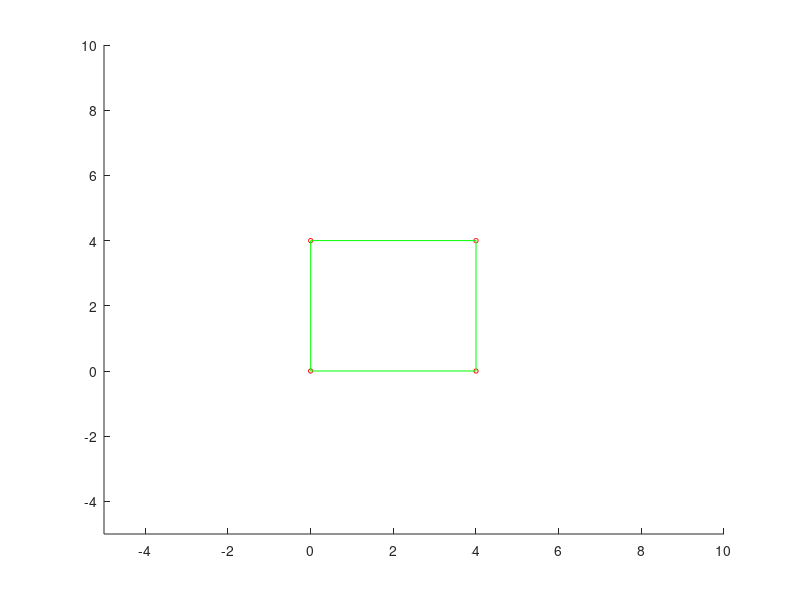

Write MATLAB code to recreate this figure.
x = [0 4 4 0];
y = [0 0 4 4];
scatter(x,y,10,'r');
axis([-5 10 -5 10]); %min x max x min y max y
hold on;
x1 =[0 4 4 0 0];
y1 =[0 0 4 4 0];
plot(x1,y1,'g');
